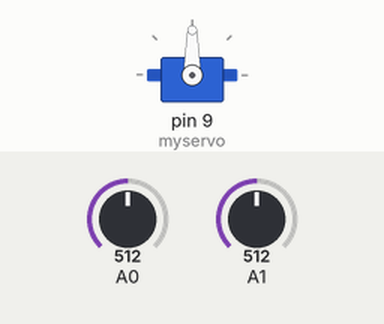
Recording of a sketch running on a simulated Arduino Uno, built with avr-gcc and run on an emulated ATmega328P. Shown: servo. Inputs (shaded band) come from the test bench; at power-on: A1 = 512, A0 = 512. What the sketch prints to the serial monitor is not drawn.

Above: at 1.2 s.
1.3 s: A1 set to 220
4.3 s: A1 set to 199
At 5.1 s:
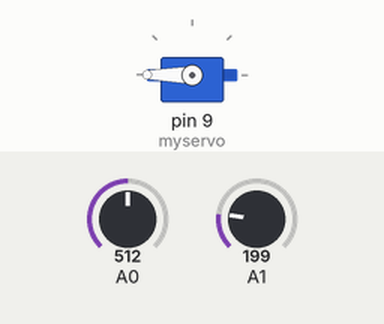
7.3 s: A0 set to 477
At 7.8 s:
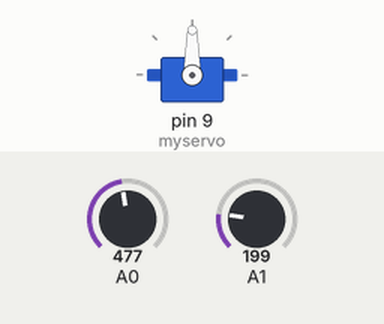
8.8 s: A0 set to 511
At 9.6 s:
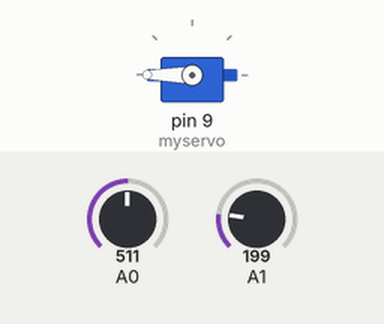
Timing chart, 0 to 11.8 s (numbered marks = the images above; inputs shaded):
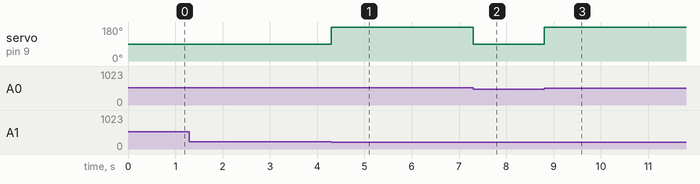

The sketch:

Light_Sensor.ino
```cpp
#include <Servo.h>

Servo myservo;
const int LightPin = 8;
int lightint;
int diff;
double ratio;
int corr_anlight2;
int ndiff;
int pos = 0;
int n;


void setup() {
  // put your setup code here, to run once:
  //pinMode(LightPin1, INPUT); // Sets the LightPin as an Input
  //pinMode(LightPin2, INPUT); // Sets the LightPin as an Input
  myservo.attach(9);
  Serial.begin(9600);
}
void loop() {
    // put your main code here, to run repeatedly:

  int anlight1 = analogRead(A0);
  int anlight2 = analogRead(A1);
  n=0;

  diff=anlight1-anlight2;
  ratio=anlight1/anlight2;

  if (anlight2>195) {
    corr_anlight2=anlight2*((-0.583*log(anlight2))+5.0732);//multiply input by adjustment ratio
  }
  else {
    corr_anlight2=anlight2*((-0.2283*log(anlight2))+0.6937);
  }

  ndiff= anlight1-corr_anlight2;

  if (ndiff>100){
    if (n<3){
      pos=180;
      myservo.write(pos);
      delay(1000);
      n=n+1;
    }
    pos=90;
    myservo.write(pos);
  }
  Serial.print(anlight1);
  Serial.print(",");
   /*Serial.print(anlight2);
  Serial.print(",");
  Serial.print(corr_anlight2);
  Serial.print(",");
  Serial.print(diff);
  Serial.print(",");
  Serial.print(ratio);
  Serial.print(",");
  Serial.print(ndiff);
  Serial.print(",");
  Serial.println();
  delay(300);*/
}
```

Measured:
- the behaviour switches between 211 and 210 on A1 (found by bisection; images 0 and 1)
- the behaviour switches between 496 and 495 on A0 (found by bisection; images 1 and 2)
- after the input at 1.3 s, every drawn part: stays the same
- after the input at 4.3 s, servo on pin 9 (myservo): 90° → 180° at once
- after the input at 7.3 s, servo on pin 9 (myservo): 180° → 90° at once
- after the input at 8.8 s, servo on pin 9 (myservo): 90° → 180° at once
